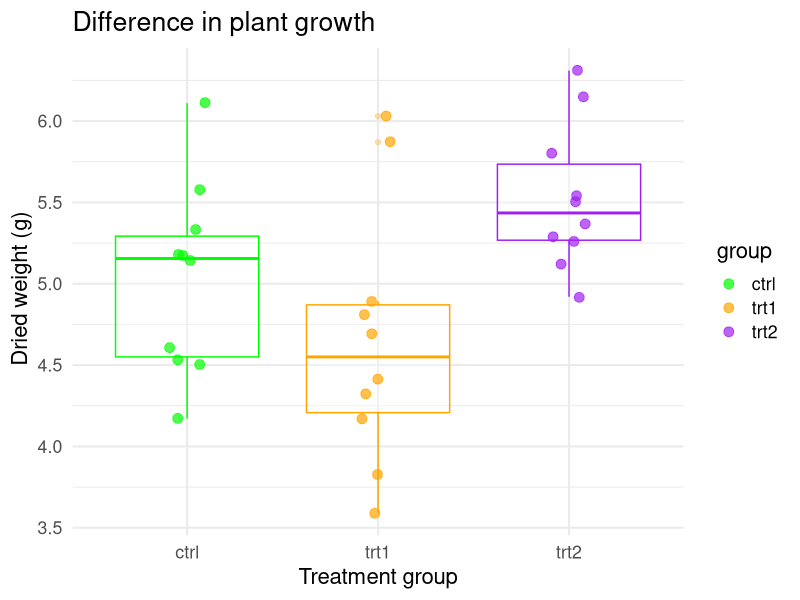

Recreate this plot in R.
# PlantGrowth inforgraphic
# Variation of plantweight with treatment 1 and 2
#
#
library(ggplot2)
# wrting arguments
#
args <- commandArgs(trailingOnly = TRUE)
output_file <- if(length(args) >= 1) args[1] else "inforgraphic_plant_grwoth.png"

#selcting plant grwoth data

plant_growth <- datasets::PlantGrowth

#assigning colours to the 3 groups
group_colours <- c(
  ctrl = "green",
  trt1 = "orange",
  trt2 = "purple"
  
)

#generating a ggplot

plant_plot <- ggplot(plant_growth,
       aes(x = group,
           y = weight, 
           colour = group))  +
  
  geom_boxplot(alpha = 0.3, show.legend = FALSE) +
  geom_jitter(width = 0.1, size = 3, alpha = 0.7) +
  
  labs(
    x = "Treatment group",
    y = " Dried weight (g)",
    title = "Difference in plant growth") +
theme_minimal(base_size = 16) + 

#specifying the colours of the plot
scale_colour_manual(values  = group_colours)
#saving the files

ggsave(
  filename = output_file,
  plot = plant_plot,
  width = 1600,
  height = 1200,
  units = "px",
  dpi = 150
)
  
